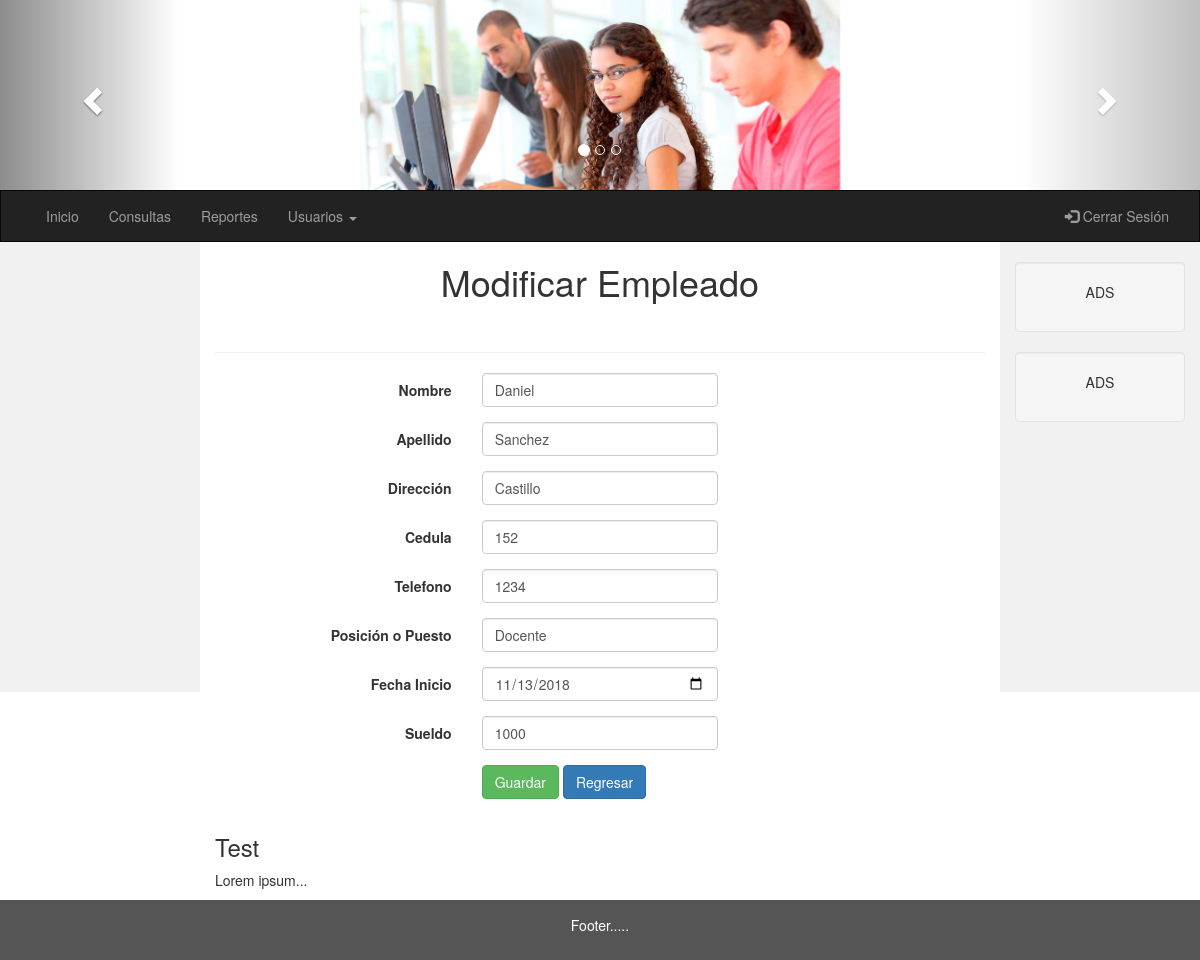
Page /imagenes/modificarEmpleados.php?codigo=3 (signed in) on the committed database.
### tables this page shows
CREATE TABLE `empleado` (
  `codigo` int(11) NOT NULL,
  `nombre` varchar(50) NOT NULL,
  `apellido` varchar(50) NOT NULL,
  `direccion` varchar(50) NOT NULL,
  `cedula` varchar(20) NOT NULL,
  `telefono` varchar(20) NOT NULL,
  `puesto` varchar(20) NOT NULL,
  `fechaInicio` date NOT NULL,
  `sueldo` int(11) NOT NULL
);

### imagenes/modificarEmpleados.php (the view, shortened to what this page needs)
<?php  session_start();
include("conexion.php");
	$codigo = $_GET["codigo"];
	$sql = "SELECT * FROM empleado WHERE codigo = '$codigo'";
  $resultado = $conexion->query($sql);
	$row = $resultado->fetch_array(MYSQLI_ASSOC);
?>
<!DOCTYPE html>
<html lang="en">
<head>
  <link rel="stylesheet" href="https://maxcdn.bootstrapcdn.com/bootstrap/3.3.7/css/bootstrap.min.css">
</head>
<body>
<center>
        <div id="myCarousel" class="carousel slide" data-ride="carousel">
                <ol class="carousel-indicators">
                  <li data-target="#myCarousel" data-slide-to="0" class="active"></li>
                  <li data-target="#myCarousel" data-slide-to="1"></li>
                  <li data-target="#myCarousel" data-slide-to="2"></li>
                </ol>
                <div class="carousel-inner">
                  <div class="item active">
                    <img src="imagenes/one.jpg" alt="Niños" width="40%" height="40%">
                  </div>
                <a class="left carousel-control" href="#myCarousel" data-slide="prev">
                  <span class="glyphicon glyphicon-chevron-left"></span>
                </a>
                <a class="right carousel-control" href="#myCarousel" data-slide="next">
                  <span class="glyphicon glyphicon-chevron-right"></span>
                </a>
              </div>
            </center>
<nav class="navbar navbar-inverse">
  <div class="container-fluid">
    <div class="collapse navbar-collapse" id="myNavbar">
      <ul class="nav navbar-nav">
        <li><a href="Index.php">Inicio</a></li>
        <li><a href="#">Consultas</a></li>
        <li><a href="#">Reportes</a></li>
        <li class="dropdown">
          <a class="dropdown-toggle" data-toggle="dropdown" href="#">Usuarios <span class="caret"></span></a>
      </ul>
      <ul class="nav navbar-nav navbar-right">
        <li><a href="index.php"><span class="glyphicon glyphicon-log-in"></span> Cerrar Sesión</a></li>
      </ul>
    </div>
  </div>
</nav>
<div class="container-fluid text-center">
  <div class="row content">
    <div class="col-sm-2 sidenav">
    </div>
    <div class="col-sm-8 text-left">
    <h1 class="container-fluid text-center">Modificar Empleado</h1> <br>
      <hr>
<fieldset>
  <form class="form-horizontal" action="registros.php?pagina=4" method="POST" name="form1">
    <div class="form-group">
      <label class="col-md-4 control-label" for="nombre">Nombre</label>
      <div class="col-md-4">
      <input id="nombre" name="nombre" type="text" placeholder="Ingresar un Nombre" class="form-control input-md" value= <?php echo $row['nombre']; ?> required="">
      </div>
    </div>
    <div class="form-group">
      <label class="col-md-4 control-label" for="apellido">Apellido</label>
      <div class="col-md-4">
      <input id="apellido" name="apellido" type="text" placeholder="Ingresar un Apellido" class="form-control input-md" value= <?php echo $row['apellido']; ?> required="">
      </div>
    </div>
    <div class="form-group">
      <label class="col-md-4 control-label" for="direccion">Dirección</label>
      <div class="col-md-4">
      <input id="direccion" name="direccion" type="text" placeholder="" class="form-control input-md" value= <?php echo $row['direccion']; ?>  required="">
      </div>
    </div>
    <div class="form-group">
      <label class="col-md-4 control-label" for="cedula">Cedula</label>
      <div class="col-md-4">
      <input id="cedula" name="cedula" type="text" placeholder="" class="form-control input-md" value= <?php echo $row['cedula']; ?>  required="">
      </div>
    </div>
    <div class="form-group">
      <label class="col-md-4 control-label" for="telefono">Telefono</label>
      <div class="col-md-4">
      <input id="telefono" name="telefono" type="tel" placeholder="Telefono" class="form-control input-md" value= <?php echo $row['telefono']; ?>  required="" >
      </div>
    </div>
     <div class="form-group">
      <label class="col-md-4 control-label" for="puesto">Posición o Puesto</label>
      <div class="col-md-4">
      <input id="puesto" name="puesto" type="text" placeholder="Posición o Puesto" class="form-control input-md" value= <?php echo $row['puesto']; ?>  required="">
      </div>
    </div>
    <div class="form-group">
      <label class="col-md-4 control-label" for="fechaInicio">Fecha Inicio</label>
      <div class="col-md-4">
      <input id="fechaInicio" name="fechaInicio" type="date" placeholder="Fecha Inicio" class="form-control input-md" value= <?php echo $row['fechaInicio']; ?> required="">
      </div>
    </div>
    <div class="form-group">
      <label class="col-md-4 control-label" for="sueldo">Sueldo</label>
      <div class="col-md-4">
      <input id="sueldo" name="sueldo" type="text" placeholder="Sueldo" class="form-control input-md" value= <?php echo $row['sueldo']; ?> required="" >
      </div>
    </div>
    <div class="form-group">
      <label class="col-md-4 control-label" for=""></label>
      <div class="col-md-4">
        <button id="" name="" class="btn btn-success">Guardar</button>
        <a href="consultaEmpleados.php" class="btn btn-primary">Regresar</a>
      </div>
    </div>
    </form>
    </fieldset>
      <h3>Test</h3>
      <p>Lorem ipsum...</p>
    </div>
    <div class="col-sm-2 sidenav">
      <div class="well">
        <p>ADS</p>
      </div>
      <div class="well">
        <p>ADS</p>
      </div>
    </div>
  </div>
</div>
<footer class="container-fluid text-center">
   <p> Footer..... </p>
</footer>
</body>
</html>

### imagenes/modificarEmpleados.php (style rules this page uses)
.navbar { margin-bottom: 0; border-radius: 0; }
.row.content { height: 450px }
.sidenav { padding-top: 20px; background-color: #f1f1f1; height: 100%; }
footer { background-color: #555; color: white; padding: 15px; }

### rows in the picture
empleado: nombre "Daniel", apellido "Sanchez", direccion "Castillo", cedula "152", telefono "1234", puesto "Docente", fechaInicio "11/13/2018", sueldo "1000"
